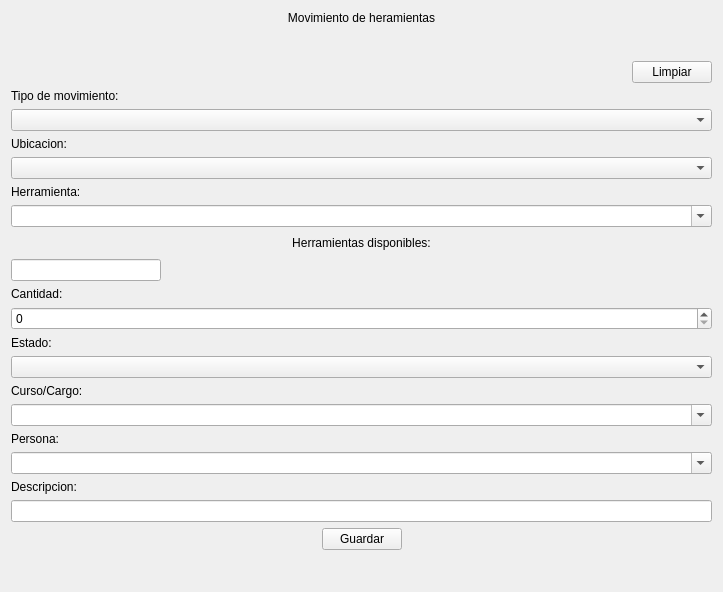
<?xml version="1.0" encoding="UTF-8"?>
<ui version="4.0">
 <class>Form</class>
 <widget class="QWidget" name="Form">
  <property name="geometry">
   <rect>
    <x>0</x>
    <y>0</y>
    <width>723</width>
    <height>592</height>
   </rect>
  </property>
  <property name="windowTitle">
   <string>Form</string>
  </property>
  <layout class="QVBoxLayout" name="verticalLayout">
   <item>
    <layout class="QVBoxLayout" name="verticalLayout_4">
     <item>
      <widget class="QLabel" name="label">
       <property name="text">
        <string>Movimiento de heramientas</string>
       </property>
       <property name="alignment">
        <set>Qt::AlignCenter</set>
       </property>
      </widget>
     </item>
    </layout>
   </item>
   <item>
    <spacer name="verticalSpacer_3">
     <property name="orientation">
      <enum>Qt::Vertical</enum>
     </property>
     <property name="sizeHint" stdset="0">
      <size>
       <width>20</width>
       <height>1000</height>
      </size>
     </property>
    </spacer>
   </item>
   <item>
    <layout class="QHBoxLayout" name="horizontalLayout_3">
     <item>
      <spacer name="horizontalSpacer_3">
       <property name="orientation">
        <enum>Qt::Horizontal</enum>
       </property>
       <property name="sizeHint" stdset="0">
        <size>
         <width>40</width>
         <height>20</height>
        </size>
       </property>
      </spacer>
     </item>
     <item>
      <widget class="QPushButton" name="Limpiar">
       <property name="text">
        <string>Limpiar</string>
       </property>
      </widget>
     </item>
    </layout>
   </item>
   <item>
    <spacer name="verticalSpacer_2">
     <property name="orientation">
      <enum>Qt::Vertical</enum>
     </property>
     <property name="sizeHint" stdset="0">
      <size>
       <width>20</width>
       <height>40</height>
      </size>
     </property>
    </spacer>
   </item>
   <item>
    <layout class="QFormLayout" name="formLayout">
     <property name="fieldGrowthPolicy">
      <enum>QFormLayout::AllNonFixedFieldsGrow</enum>
     </property>
     <property name="rowWrapPolicy">
      <enum>QFormLayout::WrapAllRows</enum>
     </property>
     <property name="labelAlignment">
      <set>Qt::AlignRight|Qt::AlignTrailing|Qt::AlignVCenter</set>
     </property>
     <property name="formAlignment">
      <set>Qt::AlignHCenter|Qt::AlignTop</set>
     </property>
     <item row="0" column="0">
      <widget class="QLabel" name="tipoDeMovimientoLabel">
       <property name="text">
        <string>Tipo de movimiento:</string>
       </property>
      </widget>
     </item>
     <item row="0" column="1">
      <widget class="QComboBox" name="tipoDeMovimientoComboBox">
       <property name="editable">
        <bool>false</bool>
       </property>
       <property name="insertPolicy">
        <enum>QComboBox::NoInsert</enum>
       </property>
      </widget>
     </item>
     <item row="1" column="0">
      <widget class="QLabel" name="ubicacionLabel">
       <property name="text">
        <string>Ubicacion:</string>
       </property>
      </widget>
     </item>
     <item row="1" column="1">
      <widget class="QComboBox" name="ubicacionComboBox">
       <property name="editable">
        <bool>false</bool>
       </property>
       <property name="insertPolicy">
        <enum>QComboBox::NoInsert</enum>
       </property>
      </widget>
     </item>
     <item row="2" column="0">
      <widget class="QLabel" name="herramientaLabel">
       <property name="text">
        <string>Herramienta:</string>
       </property>
      </widget>
     </item>
     <item row="2" column="1">
      <widget class="QComboBox" name="herramientaComboBox">
       <property name="editable">
        <bool>true</bool>
       </property>
       <property name="insertPolicy">
        <enum>QComboBox::NoInsert</enum>
       </property>
      </widget>
     </item>
     <item row="3" column="1">
      <widget class="QLabel" name="herramientasDisponiblesLabel">
       <property name="sizePolicy">
        <sizepolicy hsizetype="Preferred" vsizetype="Preferred">
         <horstretch>0</horstretch>
         <verstretch>0</verstretch>
        </sizepolicy>
       </property>
       <property name="minimumSize">
        <size>
         <width>0</width>
         <height>20</height>
        </size>
       </property>
       <property name="maximumSize">
        <size>
         <width>16777215</width>
         <height>1000</height>
        </size>
       </property>
       <property name="text">
        <string>Herramientas disponibles:</string>
       </property>
       <property name="alignment">
        <set>Qt::AlignCenter</set>
       </property>
       <property name="wordWrap">
        <bool>true</bool>
       </property>
       <property name="textInteractionFlags">
        <set>Qt::NoTextInteraction</set>
       </property>
      </widget>
     </item>
     <item row="4" column="1">
      <widget class="QLineEdit" name="herramientasDisponiblesLineEdit">
       <property name="sizePolicy">
        <sizepolicy hsizetype="Fixed" vsizetype="Fixed">
         <horstretch>0</horstretch>
         <verstretch>0</verstretch>
        </sizepolicy>
       </property>
       <property name="minimumSize">
        <size>
         <width>0</width>
         <height>0</height>
        </size>
       </property>
       <property name="maximumSize">
        <size>
         <width>150</width>
         <height>16777215</height>
        </size>
       </property>
       <property name="contextMenuPolicy">
        <enum>Qt::DefaultContextMenu</enum>
       </property>
       <property name="styleSheet">
        <string notr="true">    text-align: center;
</string>
       </property>
       <property name="text">
        <string/>
       </property>
       <property name="alignment">
        <set>Qt::AlignCenter</set>
       </property>
       <property name="readOnly">
        <bool>true</bool>
       </property>
      </widget>
     </item>
     <item row="5" column="0">
      <widget class="QLabel" name="cantidadLabel">
       <property name="text">
        <string>Cantidad:</string>
       </property>
      </widget>
     </item>
     <item row="5" column="1">
      <widget class="QSpinBox" name="cantidadSpinBox">
       <property name="maximum">
        <number>10000</number>
       </property>
      </widget>
     </item>
     <item row="6" column="0">
      <widget class="QLabel" name="estadoLabel">
       <property name="text">
        <string>Estado:</string>
       </property>
      </widget>
     </item>
     <item row="6" column="1">
      <widget class="QComboBox" name="estadoComboBox">
       <property name="editable">
        <bool>false</bool>
       </property>
       <property name="insertPolicy">
        <enum>QComboBox::NoInsert</enum>
       </property>
      </widget>
     </item>
     <item row="7" column="0">
      <widget class="QLabel" name="cursoLabel">
       <property name="text">
        <string>Curso/Cargo:</string>
       </property>
      </widget>
     </item>
     <item row="7" column="1">
      <widget class="QComboBox" name="cursoComboBox">
       <property name="editable">
        <bool>true</bool>
       </property>
       <property name="insertPolicy">
        <enum>QComboBox::NoInsert</enum>
       </property>
      </widget>
     </item>
     <item row="8" column="0">
      <widget class="QLabel" name="alumnoLabel">
       <property name="text">
        <string>Persona:</string>
       </property>
      </widget>
     </item>
     <item row="8" column="1">
      <widget class="QComboBox" name="alumnoComboBox">
       <property name="editable">
        <bool>true</bool>
       </property>
       <property name="insertPolicy">
        <enum>QComboBox::NoInsert</enum>
       </property>
      </widget>
     </item>
     <item row="9" column="0">
      <widget class="QLabel" name="descripcionLabel">
       <property name="text">
        <string>Descripcion:</string>
       </property>
      </widget>
     </item>
     <item row="9" column="1">
      <widget class="QLineEdit" name="descripcionLineEdit"/>
     </item>
    </layout>
   </item>
   <item>
    <spacer name="verticalSpacer">
     <property name="orientation">
      <enum>Qt::Vertical</enum>
     </property>
     <property name="sizeHint" stdset="0">
      <size>
       <width>20</width>
       <height>40</height>
      </size>
     </property>
    </spacer>
   </item>
   <item>
    <layout class="QHBoxLayout" name="horizontalLayout_2">
     <item>
      <spacer name="horizontalSpacer">
       <property name="orientation">
        <enum>Qt::Horizontal</enum>
       </property>
       <property name="sizeHint" stdset="0">
        <size>
         <width>40</width>
         <height>20</height>
        </size>
       </property>
      </spacer>
     </item>
     <item>
      <widget class="QPushButton" name="pushButton">
       <property name="text">
        <string>Guardar</string>
       </property>
      </widget>
     </item>
     <item>
      <spacer name="horizontalSpacer_2">
       <property name="orientation">
        <enum>Qt::Horizontal</enum>
       </property>
       <property name="sizeHint" stdset="0">
        <size>
         <width>40</width>
         <height>20</height>
        </size>
       </property>
      </spacer>
     </item>
    </layout>
   </item>
   <item>
    <spacer name="verticalSpacer_4">
     <property name="orientation">
      <enum>Qt::Vertical</enum>
     </property>
     <property name="sizeHint" stdset="0">
      <size>
       <width>20</width>
       <height>1000</height>
      </size>
     </property>
    </spacer>
   </item>
  </layout>
 </widget>
 <resources/>
 <connections/>
</ui>
